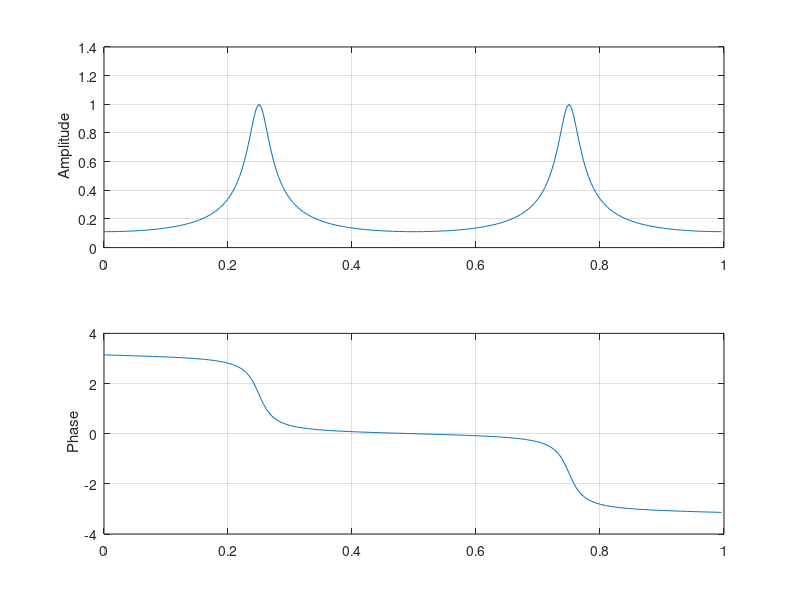
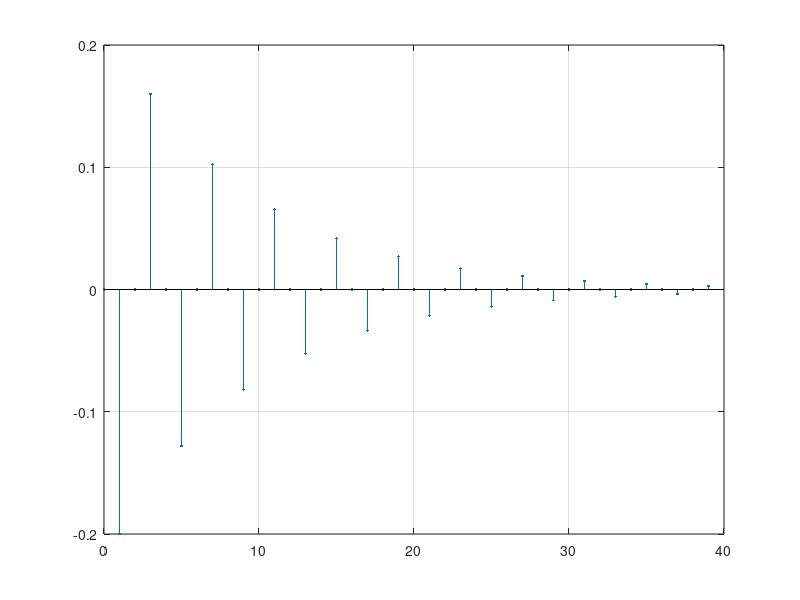
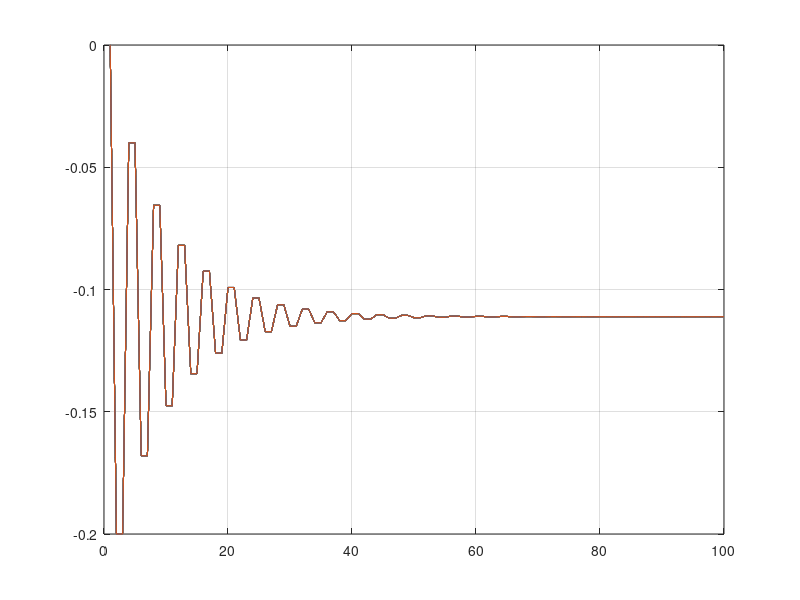

MATLAB code to generate these figures, in order:
%hw_2_11
clear all;
%1
b = [0,-.2];
a = [1,0,0.8];
[H,w] = freqz(b,a,256,'whole',1);
Hr = abs(H);%amplitude
Hphase = angle(H);%phase
Hphase = unwrap(Hphase);

figure(1)
subplot(211)
plot(w,Hr);
grid on;
ylabel(' Amplitude');
subplot(212)
plot(w,Hphase);
grid on;
ylabel(' Phase');

%2
[h,t]=impz(b,a,40);
figure(2)
stem(t,h,'.');
grid on;

%3
x = ones(100);
t = 1:100;
y = filter(b,a,x);

figure(3)
plot(t,y);
grid on;
